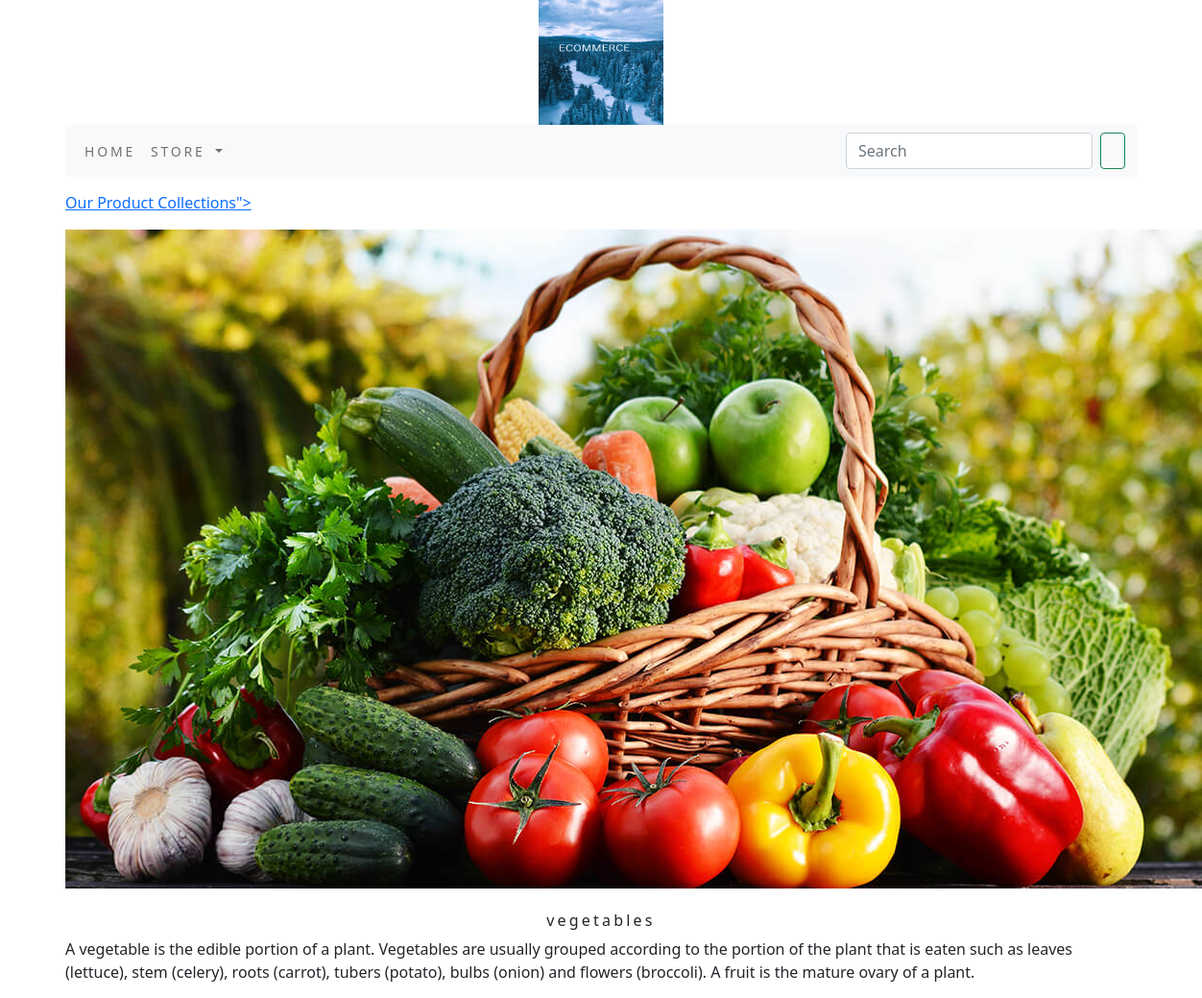
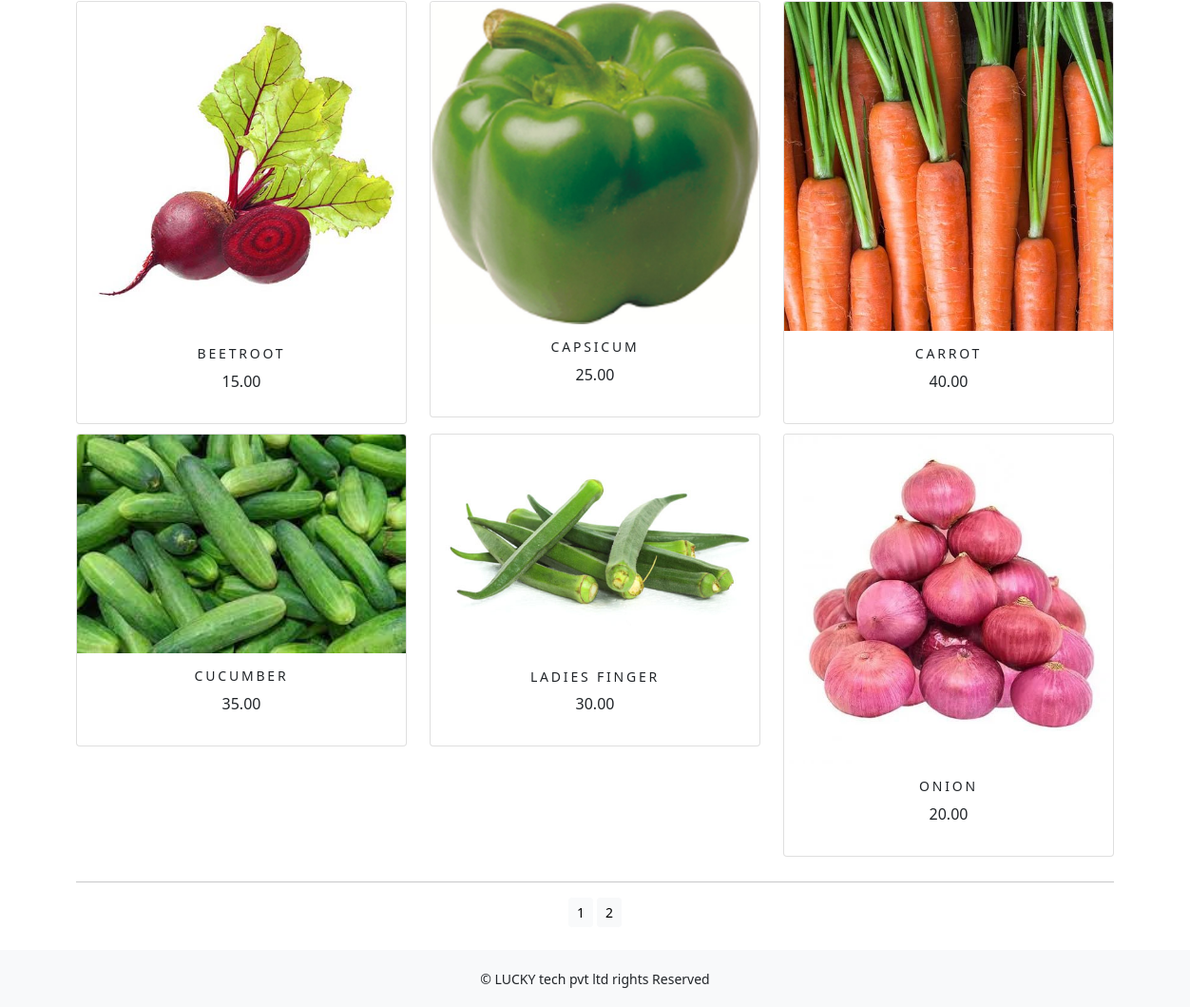
/store/vegetables/, run on the app's committed database (2 pictures, top to bottom).
### store/models.py (models this page shows, shortened)
class Category(models.Model):
    name=models.CharField(max_length=250,unique=True)
    slug=models.SlugField(max_length=250,unique=True)
    description=models.TextField(blank=True)
    image=models.ImageField(upload_to='category',blank=True)
    class Meta:
        ordering=('name',)
        verbose_name='category'
        verbose_name_plural='categories'
    def get_url(self):
        return reverse('store:products_by_category',args=[self.slug])

class Product(models.Model):
    name=models.CharField(max_length=250,unique=True)
    slug=models.SlugField(max_length=250,unique=True)
    description=models.TextField(blank=True)
    price=models.DecimalField(max_digits=10,decimal_places=2)
    category=models.ForeignKey(Category,on_delete=models.CASCADE)
    image=models.ImageField(upload_to='product',blank=True)
    stock=models.IntegerField()
    available=models.BooleanField(default=True)
    created=models.DateTimeField(auto_now_add=True)
    updated=models.DateTimeField(auto_now_add=True)
    def get_url(self):
        return  reverse('store:prodCatdetail',args=[self.category.slug,self.slug])
    class Meta:
        ordering = ('name',)
        verbose_name = 'product'
        verbose_name_plural = 'products'

### store/views.py (the view)
# urls.py: path('', views.allProdCat, name='allProdCat'),
def allProdCat(request,c_slug=None):
    c_page=None
    products_list=None
    if c_slug!=None:
        c_page=get_object_or_404(Category,slug=c_slug)
        products_list=Product.objects.all().filter(category=c_page,available=True)
    else:
        products_list=Product.objects.all().filter(available=True)
    paginator=Paginator(products_list,6)
    try:
        page=int(request.GET.get('page','1'))
    except:
        page=1
    try:
        products=paginator.page(page)
    except(EmptyPage,InvalidPage):
        products=paginator.page(paginator.num_pages)
    return render(request,"category.html",{'category':c_page,'products':products})

### cart/context_processors.py (called while the page is built)
def counter(request):
    item_count=0
    if 'admin' in request.path:
         return {}
    else:
        try:
            cart=Cart.objects.filter(cart_id=_cart_id(request))
            car_items=CartItem.objects.all().filter(cart=cart[:1])
            for cart_items in car_items:
                  item_count += cart_items.quantity
        except Cart.DoesNotExist:
            item_count =0
    return  dict(item_count=item_count)

### cart/views.py (called while the page is built)
def _cart_id(request):
    cart=request.session.session_key
    if not cart:
        cart=request.session.create()
    return cart

### store/context_processors.py (called while the page is built)
def menu_links(request):
    links=Category.objects.all()
    return dict(links=links)

### templates/category.html (shortened to what this page needs)
{% extends 'base.html' %}
{% load static %}
{% block content %}
{% if category %}
    <div>
       <div class="row my_row_class">
           <div class="mx-auto">
               <p><a href="{url 'store:allProdCat' %}">Our  Product Collections"></a></p>
       </div>
           </div>
    </div>
       {% endif %}
<div class="mx_auto">
       {% if category %}
          <img class="my image" src="{{category.image.url}}" alt="{{category.name}}">
</div>
    <br>
<div>
          <h1 class="text-center my_title">{{category.name}}</h1>
           <p class="text-justify">{{category.description}}</p>
</div>
        {% endif %}
<div class="container">
    <div class="row mx_auto">
        {% for product in products.object_list %}
        <div class="my_bottom_margin col-9 col-sm-12 col-md-4 xol-lg-4">
             <div class="card text-center" style="min-width:18rem;">
                  <a href="{{product.get_url}}"><img class="card-img-top my_image" src="{{product.image.url}}" alt="{{product.name}}"></a>
              <div class="card-body">
                  <h4>{{product.name}}</h4>
                  <p>{{product.price}}</p>
              </div>
              </div>
            </div>
        {% endfor %}
        </div>
    <div class="mx-auto">
        {% if products.paginator.num_pages > 1 %}
        <hr>
        <div class="text-center">
            {% for pg in products.paginator.page_range %}
                <a href="?page={{pg}}"  class="btn btn-light btn-sm {% if products.number == pg %} active {% endif %}">{{pg}}</a>
            {% endfor %}
        </div>
        {% endif %}
    </div>
    <br>
</div>
{% endblock %}

### static/css/custom.css (style rules this page uses)
body { font-family: 'Roboto', sans-serif; }
.my_row_class { padding-top :15px; }
.my_image { width:100%; height:auto; }
.my_title { font-size:16px; text_transform:uppercase; letter-spacing:.2em; }
.my_bottom_margin { margin-bottom:10px; }
.card-body h4 { font-size:14px; text-transform:uppercase; letter-spacing:.2em }

### data on the page
Category: image (picture), name "vegetables", description "A vegetable is the edible portion of a plant. Vegetables are usually grouped according to the portion of the plant that is eaten such as leaves (lettuce), stem (celery), roots (carrot), tubers (potato), bulbs (onion) and flowers (broccoli). A fruit is the mature ovary of a plant."
Product: image (picture), name "BEETROOT", price "15.00"
Product: image (picture), name "CAPSICUM", price "25.00"
Product: image (picture), name "CARROT", price "40.00"
Product: image (picture), name "CUCUMBER", price "35.00"
Product: image (picture), name "LADIES FINGER", price "30.00"
Product: image (picture), name "ONION", price "20.00"

### other printed values
{{ pg }} "1" "2"
